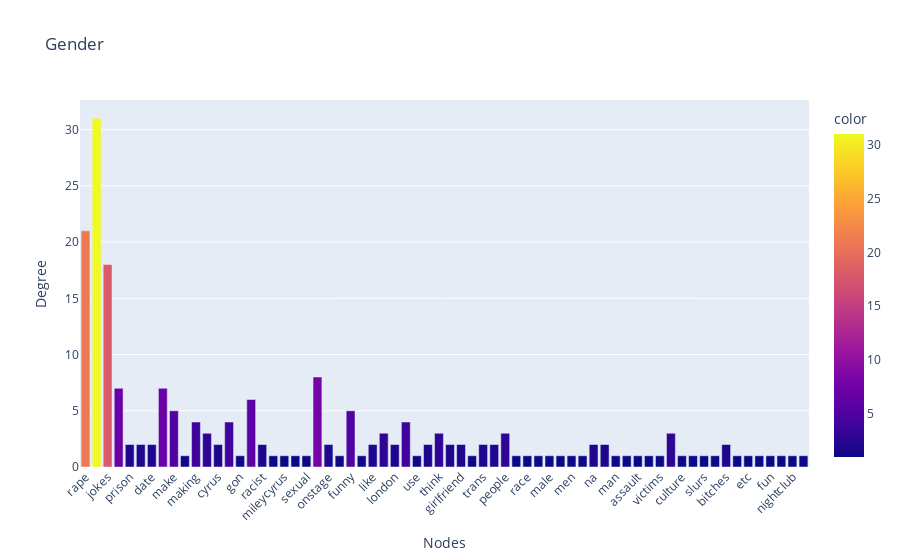
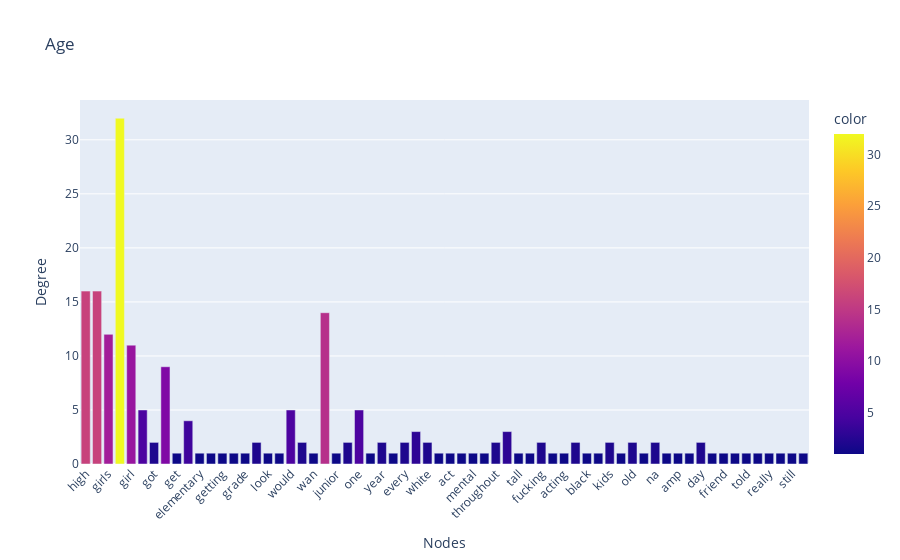

These figures' notebook cell, in order:
### Markdown cell above
<a id="degree_bar_plots"></a>

### Code cell
plot_degree_of_nodes(gender_degree, 'Gender')
plot_degree_of_nodes(age_degree, 'Age')
plot_degree_of_nodes(religion_degree, 'Religion')
plot_degree_of_nodes(ethnicity_degree, 'Ethincity')
plot_degree_of_nodes(other_cb_degree, 'Other Cyberbullying')
plot_degree_of_nodes(not_cb_degree, 'Not Cyberbullying')

### Figure 1 — Plotly figure (JSON) as saved in the notebook; plotly's stock layout.template omitted (floating-point values rounded to 4 significant figures)
{"data": [{"alignmentgroup": "True", "hovertemplate": "Nodes=%{x}<br>Degree=%{y}<br>color=%{marker.color}<extra></extra>", "legendgroup": "", "marker": {"color": [21, 31, 18, 7, 2, 2, 2, 7, 5, 1, 4, 3, 2, 4, 1, 6, 2, 1, 1, 1, 1, 8, 2, 1, 5, 1, 2, 3, 2, 4, 1, 2, 3, 2, 2, 1, 2, 2, 3, 1, 1, 1, 1, 1, 1, 1, 2, 2, 1, 1, 1, 1, 1, 3, 1, 1, 1, 1, 2, 1, 1, 1, 1, 1, 1, 1], "coloraxis": "coloraxis", "pattern": {"shape": ""}}, "name": "", "offsetgroup": "", "orientation": "v", "showlegend": false, "textposition": "auto", "x": ["rape", "gay", "jokes", "joke", "prison", "miley", "date", "call", "make", "fucking", "making", "made", "cyrus", "makes", "gon", "sexist", "racist", "im", "mileycyrus", "wan", "sexual", "female", "onstage", "using", "funny", "child", "like", "females", "london", "bitch", "use", "128514", "think", "never", "girlfriend", "got", "trans", "crack", "people", "years", "race", "boys", "male", "calls", "men", "insult", "na", "women", "man", "sex", "assault", "dog", "victims", "amp", "culture", "club", "slurs", "colleague", "bitches", "marriage", "etc", "ta", "fun", "ago", "nightclub", "still"], "xaxis": "x", "y": [21, 31, 18, 7, 2, 2, 2, 7, 5, 1, 4, 3, 2, 4, 1, 6, 2, 1, 1, 1, 1, 8, 2, 1, 5, 1, 2, 3, 2, 4, 1, 2, 3, 2, 2, 1, 2, 2, 3, 1, 1, 1, 1, 1, 1, 1, 2, 2, 1, 1, 1, 1, 1, 3, 1, 1, 1, 1, 2, 1, 1, 1, 1, 1, 1, 1], "yaxis": "y", "type": "bar"}], "layout": {"xaxis": {"anchor": "y", "domain": [0, 1], "title": {"text": "Nodes"}, "tickangle": -45, "type": "category", "range": [-0.5, 65.5], "autorange": true}, "yaxis": {"anchor": "x", "domain": [0, 1], "title": {"text": "Degree"}, "type": "linear", "range": [0, 32.63], "autorange": true}, "coloraxis": {"colorbar": {"title": {"text": "color"}}, "colorscale": [[0, "#0d0887"], [0.1111, "#46039f"], [0.2222, "#7201a8"], [0.3333, "#9c179e"], [0.4444, "#bd3786"], [0.5556, "#d8576b"], [0.6667, "#ed7953"], [0.7778, "#fb9f3a"], [0.8889, "#fdca26"], [1, "#f0f921"]]}, "legend": {"tracegroupgap": 0}, "title": {"text": "Gender"}, "barmode": "relative", "autosize": true}}

### Figure 2 — Plotly figure (JSON) as saved in the notebook; plotly's stock layout.template omitted (floating-point values rounded to 4 significant figures)
{"data": [{"alignmentgroup": "True", "hovertemplate": "Nodes=%{x}<br>Degree=%{y}<br>color=%{marker.color}<extra></extra>", "legendgroup": "", "marker": {"color": [16, 16, 12, 32, 11, 5, 2, 9, 1, 4, 1, 1, 1, 1, 1, 2, 1, 1, 5, 2, 1, 14, 1, 2, 5, 1, 2, 1, 2, 3, 2, 1, 1, 1, 1, 1, 2, 3, 1, 1, 2, 1, 1, 2, 1, 1, 2, 1, 2, 1, 2, 1, 1, 1, 2, 1, 1, 1, 1, 1, 1, 1, 1, 1], "coloraxis": "coloraxis", "pattern": {"shape": ""}}, "name": "", "offsetgroup": "", "orientation": "v", "showlegend": false, "textposition": "auto", "x": ["high", "bullied", "girls", "school", "girl", "middle", "got", "bully", "get", "bullies", "elementary", "used", "getting", "gon", "grade", "mean", "look", "looks", "would", "yard", "wan", "like", "junior", "went", "one", "jr", "year", "feel", "every", "back", "white", "social", "act", "primary", "mental", "popular", "throughout", "people", "tall", "best", "fucking", "gets", "acting", "go", "black", "pyramid", "kids", "made", "old", "years", "na", "media", "amp", "health", "day", "time", "friend", "scheme", "told", "fun", "really", "never", "still", "ago"], "xaxis": "x", "y": [16, 16, 12, 32, 11, 5, 2, 9, 1, 4, 1, 1, 1, 1, 1, 2, 1, 1, 5, 2, 1, 14, 1, 2, 5, 1, 2, 1, 2, 3, 2, 1, 1, 1, 1, 1, 2, 3, 1, 1, 2, 1, 1, 2, 1, 1, 2, 1, 2, 1, 2, 1, 1, 1, 2, 1, 1, 1, 1, 1, 1, 1, 1, 1], "yaxis": "y", "type": "bar"}], "layout": {"xaxis": {"anchor": "y", "domain": [0, 1], "title": {"text": "Nodes"}, "tickangle": -45, "type": "category", "range": [-0.5, 63.5], "autorange": true}, "yaxis": {"anchor": "x", "domain": [0, 1], "title": {"text": "Degree"}, "type": "linear", "range": [0, 33.68], "autorange": true}, "coloraxis": {"colorbar": {"title": {"text": "color"}}, "colorscale": [[0, "#0d0887"], [0.1111, "#46039f"], [0.2222, "#7201a8"], [0.3333, "#9c179e"], [0.4444, "#bd3786"], [0.5556, "#d8576b"], [0.6667, "#ed7953"], [0.7778, "#fb9f3a"], [0.8889, "#fdca26"], [1, "#f0f921"]]}, "legend": {"tracegroupgap": 0}, "title": {"text": "Age"}, "barmode": "relative", "autosize": true}}
